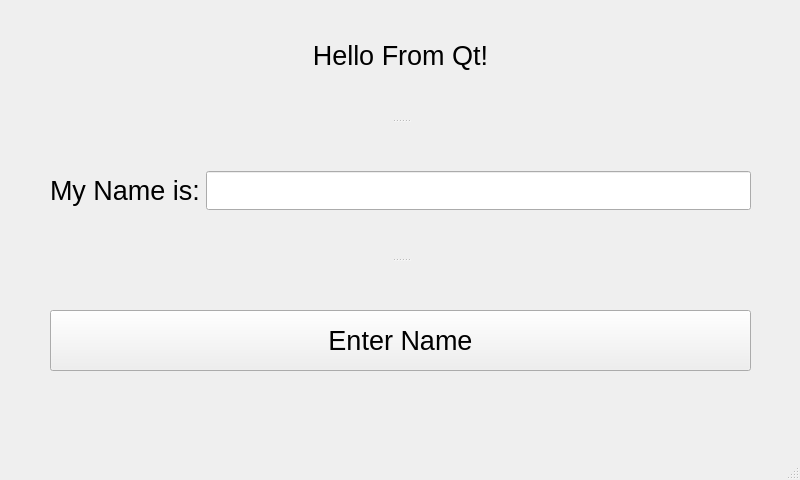
<?xml version="1.0" encoding="UTF-8"?>
<ui version="4.0">
 <class>MainWindow</class>
 <widget class="QMainWindow" name="MainWindow">
  <property name="geometry">
   <rect>
    <x>0</x>
    <y>0</y>
    <width>800</width>
    <height>480</height>
   </rect>
  </property>
  <property name="windowTitle">
   <string>MainWindow</string>
  </property>
  <widget class="QWidget" name="centralwidget">
   <widget class="QSplitter" name="splitter_2">
    <property name="geometry">
     <rect>
      <x>50</x>
      <y>40</y>
      <width>701</width>
      <height>331</height>
     </rect>
    </property>
    <property name="orientation">
     <enum>Qt::Vertical</enum>
    </property>
    <property name="handleWidth">
     <number>100</number>
    </property>
    <widget class="QSplitter" name="splitter">
     <property name="orientation">
      <enum>Qt::Vertical</enum>
     </property>
     <property name="handleWidth">
      <number>100</number>
     </property>
     <widget class="QLabel" name="label">
      <property name="font">
       <font>
        <pointsize>20</pointsize>
       </font>
      </property>
      <property name="text">
       <string>Hello From Qt!</string>
      </property>
      <property name="alignment">
       <set>Qt::AlignCenter</set>
      </property>
     </widget>
     <widget class="QWidget" name="">
      <layout class="QHBoxLayout" name="horizontalLayout">
       <item>
        <widget class="QLabel" name="label_2">
         <property name="font">
          <font>
           <pointsize>20</pointsize>
          </font>
         </property>
         <property name="text">
          <string>My Name is:</string>
         </property>
        </widget>
       </item>
       <item>
        <widget class="QLineEdit" name="lineEdit">
         <property name="font">
          <font>
           <pointsize>20</pointsize>
          </font>
         </property>
        </widget>
       </item>
      </layout>
     </widget>
    </widget>
    <widget class="QPushButton" name="pushButton">
     <property name="font">
      <font>
       <pointsize>20</pointsize>
      </font>
     </property>
     <property name="text">
      <string>Enter Name</string>
     </property>
    </widget>
   </widget>
  </widget>
  <widget class="QMenuBar" name="menubar">
   <property name="geometry">
    <rect>
     <x>0</x>
     <y>0</y>
     <width>800</width>
     <height>22</height>
    </rect>
   </property>
  </widget>
  <widget class="QStatusBar" name="statusbar"/>
 </widget>
 <resources/>
 <connections/>
</ui>
